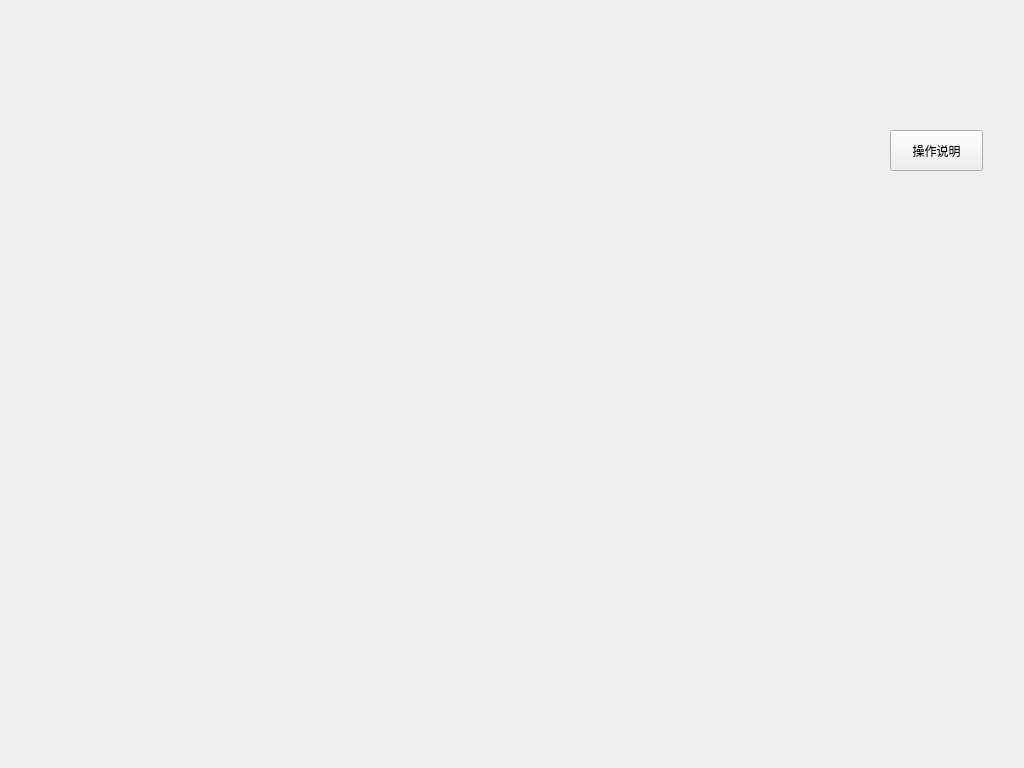
<?xml version="1.0" encoding="UTF-8"?>
<ui version="4.0">
 <class>MainWindow</class>
 <widget class="QMainWindow" name="MainWindow">
  <property name="geometry">
   <rect>
    <x>0</x>
    <y>0</y>
    <width>1024</width>
    <height>768</height>
   </rect>
  </property>
  <property name="windowTitle">
   <string>MainWindow</string>
  </property>
  <widget class="QWidget" name="centralwidget">
   <widget class="QPushButton" name="readmeBtn">
    <property name="geometry">
     <rect>
      <x>890</x>
      <y>130</y>
      <width>93</width>
      <height>41</height>
     </rect>
    </property>
    <property name="text">
     <string>操作说明</string>
    </property>
   </widget>
   <widget class="QWidget" name="serialWid" native="true">
    <property name="geometry">
     <rect>
      <x>860</x>
      <y>10</y>
      <width>140</width>
      <height>100</height>
     </rect>
    </property>
   </widget>
  </widget>
 </widget>
 <resources/>
 <connections/>
</ui>
